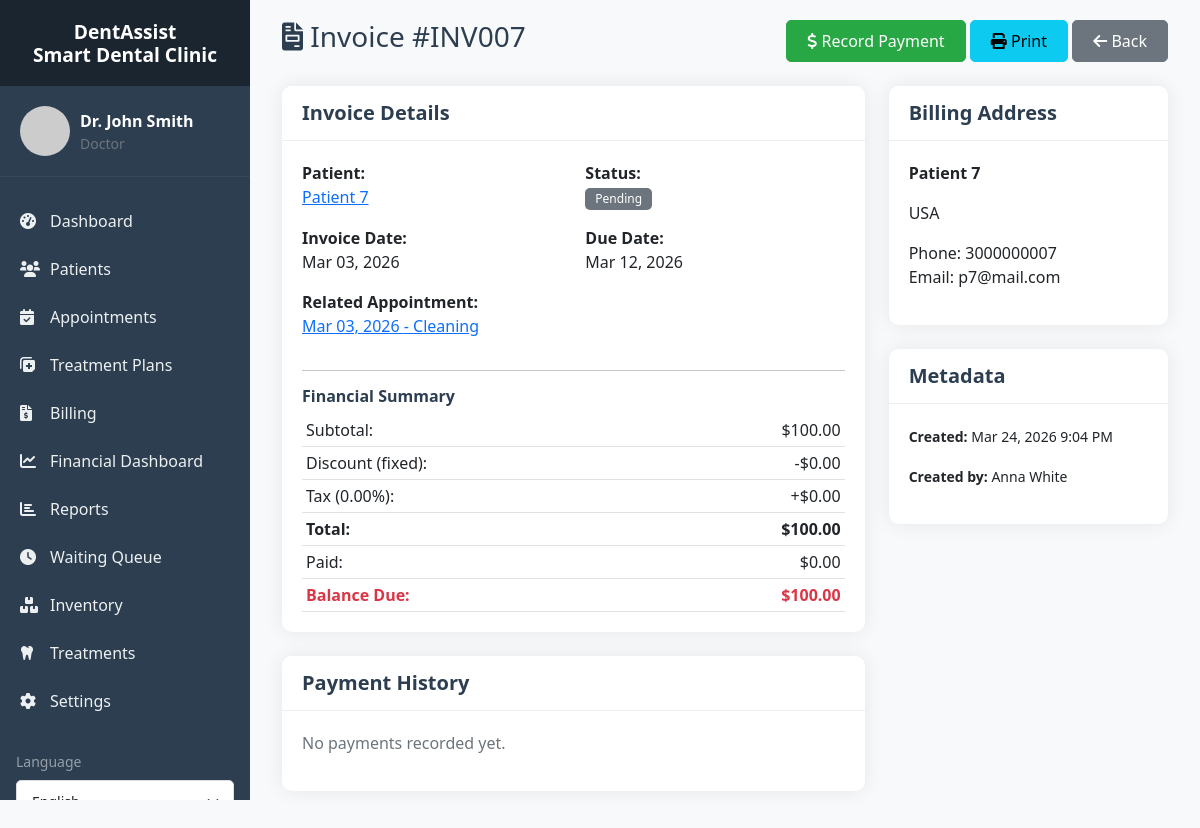
The page /billing/invoice_view.php?id=7 (signed in) on the database its author committed.
### tables this page shows
CREATE TABLE `invoices` (
  `id` int(11) NOT NULL,
  `invoice_number` varchar(50) NOT NULL,
  `patient_id` int(11) NOT NULL,
  `appointment_id` int(11) DEFAULT NULL,
  `invoice_date` date NOT NULL,
  `due_date` date NOT NULL,
  `subtotal` decimal(10,2) NOT NULL,
  `discount_type` enum('percentage','fixed') DEFAULT 'fixed',
  `discount_value` decimal(10,2) DEFAULT 0.00,
  `discount_amount` decimal(10,2) GENERATED ALWAYS AS (case when `discount_type` = 'percentage' then `subtotal` * `discount_value` / 100 else `discount_value` end) VIRTUAL,
  `tax_rate` decimal(5,2) DEFAULT 0.00,
  `tax_amount` decimal(10,2) GENERATED ALWAYS AS ((`subtotal` - `discount_amount`) * `tax_rate` / 100) VIRTUAL,
  `total_amount` decimal(10,2) GENERATED ALWAYS AS (`subtotal` - `discount_amount` + `tax_amount`) VIRTUAL,
  `paid_amount` decimal(10,2) DEFAULT 0.00,
  `balance_due` decimal(10,2) GENERATED ALWAYS AS (`total_amount` - `paid_amount`) VIRTUAL,
  `insurance_type` varchar(50) DEFAULT NULL,
  `insurance_claim_id` varchar(100) DEFAULT NULL,
  `insurance_coverage` decimal(10,2) DEFAULT 0.00,
  `insurance_status` enum('pending','approved','denied','paid') DEFAULT 'pending',
  `payment_status` enum('paid','partial','pending','overdue','cancelled') DEFAULT 'pending',
  `payment_method` enum('cash','card','insurance','online','check') DEFAULT NULL,
  `notes` text DEFAULT NULL,
  `created_at` timestamp NOT NULL DEFAULT current_timestamp(),
  `created_by` int(11) DEFAULT NULL,
  `paid_at` timestamp NULL DEFAULT NULL
);

CREATE TABLE `patients` (
  `id` int(11) NOT NULL,
  `user_id` int(11) DEFAULT NULL,
  `full_name` varchar(100) NOT NULL,
  `date_of_birth` date DEFAULT NULL,
  `gender` enum('male','female','other') DEFAULT NULL,
  `phone` varchar(20) DEFAULT NULL,
  `email` varchar(100) DEFAULT NULL,
  `emergency_contact_name` varchar(100) DEFAULT NULL,
  `emergency_contact_phone` varchar(20) DEFAULT NULL,
  `emergency_contact_relation` varchar(50) DEFAULT NULL,
  `insurance_provider` varchar(100) DEFAULT NULL,
  `insurance_id` varchar(50) DEFAULT NULL,
  `insurance_type` enum('Private','Social Security','Medicaid','None') DEFAULT 'None',
  `insurance_coverage` int(11) DEFAULT 0,
  `medical_history` text DEFAULT NULL,
  `allergies` text DEFAULT NULL,
  `current_medications` text DEFAULT NULL,
  `past_surgeries` text DEFAULT NULL,
  `chronic_conditions` text DEFAULT NULL,
  `dental_history` text DEFAULT NULL,
  `previous_dentist` varchar(100) DEFAULT NULL,
  `last_visit_date` date DEFAULT NULL,
  `address_line1` varchar(255) DEFAULT NULL,
  `address_line2` varchar(255) DEFAULT NULL,
  `address` varchar(500) DEFAULT NULL,
  `city` varchar(100) DEFAULT NULL,
  `state` varchar(50) DEFAULT NULL,
  `postal_code` varchar(20) DEFAULT NULL,
  `country` varchar(50) DEFAULT 'USA',
  `points` int(11) DEFAULT 0,
  `subscription_type` enum('none','basic','premium','family') DEFAULT 'none',
  `subscription_start_date` date DEFAULT NULL,
  `subscription_end_date` date DEFAULT NULL,
  `referral_code` varchar(20) DEFAULT NULL,
  `referred_by` int(11) DEFAULT NULL,
  `created_at` timestamp NOT NULL DEFAULT current_timestamp(),
  `updated_at` timestamp NOT NULL DEFAULT current_timestamp() ON UPDATE current_timestamp(),
  `created_by` int(11) DEFAULT NULL,
  `subscription_status` enum('none','pending','active','expired') DEFAULT 'none'
);

CREATE TABLE `appointments` (
  `id` int(11) NOT NULL,
  `patient_id` int(11) NOT NULL,
  `doctor_id` int(11) NOT NULL,
  `appointment_date` date NOT NULL,
  `appointment_time` time NOT NULL,
  `duration` int(11) DEFAULT 30,
  `end_time` time GENERATED ALWAYS AS (addtime(`appointment_time`,sec_to_time(`duration` * 60))) VIRTUAL,
  `treatment_type` varchar(100) NOT NULL,
  `description` text DEFAULT NULL,
  `chair_number` int(11) DEFAULT NULL,
  `status` enum('scheduled','checked-in','in-treatment','completed','cancelled','no-show','follow-up') DEFAULT 'scheduled',
  `cancellation_reason` text DEFAULT NULL,
  `notes` text DEFAULT NULL,
  `reminder_sent_48h` tinyint(1) DEFAULT 0,
  `reminder_sent_24h` tinyint(1) DEFAULT 0,
  `reminder_sent_at` timestamp NULL DEFAULT NULL,
  `invoice_id` int(11) DEFAULT NULL,
  `created_at` timestamp NOT NULL DEFAULT current_timestamp(),
  `updated_at` timestamp NOT NULL DEFAULT current_timestamp() ON UPDATE current_timestamp(),
  `created_by` int(11) DEFAULT NULL
);

CREATE TABLE `users` (
  `id` int(11) NOT NULL,
  `username` varchar(191) NOT NULL,
  `email` varchar(191) NOT NULL,
  `password_hash` varchar(255) NOT NULL,
  `full_name` varchar(100) NOT NULL,
  `role` enum('doctor','assistant','patient') NOT NULL,
  `is_admin` tinyint(1) NOT NULL DEFAULT 0,
  `phone` varchar(20) DEFAULT NULL,
  `profile_image` varchar(255) DEFAULT NULL,
  `created_at` timestamp NOT NULL DEFAULT current_timestamp(),
  `updated_at` timestamp NOT NULL DEFAULT current_timestamp() ON UPDATE current_timestamp(),
  `is_active` tinyint(1) DEFAULT 1,
  `last_login` timestamp NULL DEFAULT NULL
);

### includes/db.php (called while the page is built, shortened)
<?php
class Database {
    private $host = DB_HOST;
    private $user = DB_USER;
    private $pass = DB_PASS;
    private $dbname = DB_NAME;
    private $conn;
    private static $instance = null;
    private function __construct() {
        try {
            $this->conn = new mysqli($this->host, $this->user, $this->pass, $this->dbname);
            $this->conn->set_charset("utf8mb4");
        } catch (Exception $e) {
            die("Database connection error: " . $e->getMessage());
        }
    }
    public static function getInstance() {
        if (self::$instance == null) {
            self::$instance = new Database();
        }
        return self::$instance;
    }
    public function query($sql, $params = [], $types = "") {
        $stmt = $this->conn->prepare($sql);
        if (!empty($params)) {
            if (empty($types)) {
                $types = $this->determineTypes($params);
            }
            $stmt->bind_param($types, ...$params);
        }
        $stmt->execute();
        return $stmt;
    }
    private function determineTypes($params) {
        $types = '';
        foreach ($params as $param) {
            if (is_int($param)) {
                $types .= 'i';
            } elseif (is_float($param)) {
                $types .= 'd';
            } elseif (is_string($param)) {
                $types .= 's';
            } else {
                $types .= 'b';
            }
        }
        return $types;
    }
    public function fetchOne($sql, $params = [], $types = "") {
        $stmt = $this->query($sql, $params, $types);
        $result = $stmt->get_result();
        if ($result && $result->num_rows > 0) {
            return $result->fetch_assoc();
        }
        return null;
    }
}
?>

### includes/functions.php (called while the page is built, shortened)
<?php
require_once 'db.php';
function formatDate($date, $format = 'M d, Y')
{
    $s = trim((string) $date);
    try {
        $dateObj = new DateTime($date);
        $y = (int) $dateObj->format('Y');
        return $dateObj->format($format);
    } catch (Exception $e) {
        return 'Not set';
    }
}
function formatCurrency($amount)
{
    return '$' . number_format($amount, 2);
}

### billing/invoice_view.php (the view, shortened to what this page needs)
<?php
require_once '../includes/db.php';
require_once '../includes/functions.php';
$db = Database::getInstance();
$invoiceId = $_GET['id'] ?? 0;
$invoice = $db->fetchOne(
    "SELECT i.*, p.full_name as patient_name, p.phone, p.email, p.address, p.country,
            a.appointment_date, a.treatment_type,
            u.full_name as created_by_name
     FROM invoices i
     JOIN patients p ON i.patient_id = p.id
     LEFT JOIN appointments a ON i.appointment_id = a.id
     LEFT JOIN users u ON i.created_by = u.id
     WHERE i.id = ?",
    [$invoiceId],
    "i"
);
$payments = $db->fetchAll(
    "SELECT * FROM payments WHERE invoice_id = ? ORDER BY payment_date",
    [$invoiceId],
    "i"
);
include '../layouts/header.php';
?>
<div class="container-fluid">
    <div class="d-flex justify-content-between align-items-center mb-4">
        <h1 class="h3">
            <i class="fas fa-file-invoice"></i> Invoice #<?php echo $invoice['invoice_number']; ?>
        </h1>
        <div>
            <button class="btn btn-success" onclick="recordPayment()">
                <i class="fas fa-dollar-sign"></i> Record Payment
            </button>
            <button class="btn btn-info" onclick="printInvoice()">
                <i class="fas fa-print"></i> Print
            </button>
            <a href="invoices.php" class="btn btn-secondary">
                <i class="fas fa-arrow-left"></i> Back
            </a>
        </div>
    </div>
    <div class="row">
        <div class="col-md-8">
            <div class="card mb-4">
                <div class="card-header">
                    <h5 class="card-title mb-0">Invoice Details</h5>
                </div>
                <div class="card-body">
                    <div class="row">
                        <div class="col-md-6 mb-3">
                            <label class="fw-bold">Patient:</label>
                            <p class="mb-0">
                                <a href="../patients/view.php?id=<?php echo $invoice['patient_id']; ?>">
                                    <?php echo htmlspecialchars($invoice['patient_name']); ?>
                                </a>
                            </p>
                        </div>
                        <div class="col-md-6 mb-3">
                            <label class="fw-bold">Status:</label>
                            <p class="mb-0">
                                <?php
                                $statusColors = [
                                    'paid' => 'success',
                                    'partial' => 'warning',
                                    'pending' => 'secondary',
                                    'overdue' => 'danger',
                                    'cancelled' => 'dark'
                                ];
                                $color = $statusColors[$invoice['payment_status']] ?? 'secondary';
                                ?>
                                <span class="badge bg-<?php echo $color; ?>"><?php echo ucfirst($invoice['payment_status']); ?></span>
                            </p>
                        </div>
                        <div class="col-md-6 mb-3">
                            <label class="fw-bold">Invoice Date:</label>
                            <p class="mb-0"><?php echo formatDate($invoice['invoice_date']); ?></p>
                        </div>
                        <div class="col-md-6 mb-3">
                            <label class="fw-bold">Due Date:</label>
                            <p class="mb-0"><?php echo formatDate($invoice['due_date']); ?></p>
                        </div>
                        <?php if ($invoice['appointment_id']): ?>
                        <div class="col-12 mb-3">
                            <label class="fw-bold">Related Appointment:</label>
                            <p class="mb-0">
                                <a href="../appointments/view.php?id=<?php echo $invoice['appointment_id']; ?>">
                                    <?php echo formatDate($invoice['appointment_date']); ?> - <?php echo $invoice['treatment_type']; ?>
                                </a>
                            </p>
                        </div>
                        <?php endif; ?>
                    </div>
                    <hr>
                    <h6>Financial Summary</h6>
                    <table class="table table-sm">
                        <tr>
                            <td>Subtotal:</td>
                            <td class="text-end"><?php echo formatCurrency($invoice['subtotal']); ?></td>
                        </tr>
                        <tr>
                            <td>Discount (<?php echo $invoice['discount_type'] == 'percentage' ? $invoice['discount_value'] . '%' : 'fixed'; ?>):</td>
                            <td class="text-end">-<?php echo formatCurrency($invoice['discount_amount']); ?></td>
                        </tr>
                        <tr>
                            <td>Tax (<?php echo $invoice['tax_rate']; ?>%):</td>
                            <td class="text-end">+<?php echo formatCurrency($invoice['tax_amount']); ?></td>
                        </tr>
                        <tr class="fw-bold">
                            <td>Total:</td>
                            <td class="text-end"><?php echo formatCurrency($invoice['total_amount']); ?></td>
                        </tr>
                        <tr>
                            <td>Paid:</td>
                            <td class="text-end"><?php echo formatCurrency($invoice['paid_amount']); ?></td>
                        </tr>
                        <tr class="fw-bold <?php echo $invoice['balance_due'] > 0 ? 'text-danger' : 'text-success'; ?>">
                            <td>Balance Due:</td>
                            <td class="text-end"><?php echo formatCurrency($invoice['balance_due']); ?></td>
                        </tr>
                    </table>
                </div>
            </div>
            <div class="card">
                <div class="card-header">
                    <h5 class="card-title mb-0">Payment History</h5>
                </div>
                <div class="card-body">
                    <?php if (empty($payments)): ?>
                        <p class="text-muted">No payments recorded yet.</p>
                    <?php endif; ?>
                </div>
            </div>
        </div>
        <div class="col-md-4">
            <div class="card mb-4">
                <div class="card-header">
                    <h5 class="card-title mb-0">Billing Address</h5>
                </div>
                <div class="card-body">
                    <p><strong><?php echo htmlspecialchars($invoice['patient_name']); ?></strong></p>
                    <p>
                        <?php
                        $addr = trim((string) ($invoice['address'] ?? ''));
                        $country = trim((string) ($invoice['country'] ?? 'LB'));
                        $parts = array_filter([$addr, $country]);
                        echo htmlspecialchars(implode(', ', $parts) ?: 'LB');
                        ?>
                    </p>
                    <p>Phone: <?php echo $invoice['phone']; ?><br>
                       Email: <?php echo $invoice['email']; ?></p>
                </div>
            </div>
            <div class="card">
                <div class="card-header">
                    <h5 class="card-title mb-0">Metadata</h5>
                </div>
                <div class="card-body">
                    <p><small><strong>Created:</strong> <?php echo formatDate($invoice['created_at'], 'M d, Y g:i A'); ?></small></p>
                    <p><small><strong>Created by:</strong> <?php echo $invoice['created_by_name']; ?></small></p>
                </div>
            </div>
        </div>
    </div>
</div>
<?php include '../layouts/footer.php'; ?>

### assets/css/style.css (style rules this page uses)
:root { --primary-color: #3498db; --secondary-color: #2c3e50; --success-color: #28a745; --danger-color: #dc3545; --warning-color: #ffc107; --info-color: #17a2b8; --light-color: #f8f9fa; --dark-color: #343a40; }
body { font-family: 'Segoe UI', Tahoma, Geneva, Verdana, sans-serif; background-color: #f8f9fa; margin: 0; padding: 0; }
h1, h2, h3, h4, h5, h6 { color: var(--secondary-color); font-weight: 600; }
.card { border: none; border-radius: 10px; box-shadow: 0 0 20px rgba(0,0,0,0.08); margin-bottom: 20px; }
.card-header { background-color: white; border-bottom: 1px solid #eee; padding: 15px 20px; border-radius: 10px 10px 0 0 !important; }
.card-header h5 { margin: 0; color: var(--secondary-color); }
.card-body { padding: 20px; }
.table { margin-bottom: 0; }
.btn { border-radius: 5px; padding: 8px 20px; font-weight: 500; transition: all 0.3s; }
.btn-success { background-color: var(--success-color); border-color: var(--success-color); }
.badge { padding: 5px 10px; border-radius: 5px; font-weight: 500; }

### rows shown on the page
invoices: invoice_number "INV007", patient.full_name "Patient 7", payment_status "Pending", invoice_date "Mar 03, 2026", due_date "Mar 12, 2026", appointment.appointment_date "Mar 03, 2026", appointment.treatment_type "Cleaning", subtotal "$100.00", discount_amount "$0.00", tax_rate "0.00", tax_amount "$0.00", total_amount "$100.00", paid_amount "$0.00", balance_due "$100.00", patient.country "USA", patient.phone "3000000007", patient.email "p7@mail.com", created_at "Mar 24, 2026 9:04 PM", created_by.full_name "Anna White"

### other values the page prints
SITE_NAME "DentAssist Smart Dental Clinic"
$_SESSION['full_name'] "Dr. John Smith"
$role "Doctor"
__('dashboard', 'Dashboard') "Dashboard"
__('patients', 'Patients') "Patients"
__('appointments', 'Appointments') "Appointments"
__('treatment_plans', 'Treatment Plans') "Treatment Plans"
__('billing', 'Billing') "Billing"
__('financial_dashboard', 'Financial Dashboard') "Financial Dashboard"
__('reports', 'Reports') "Reports"
__('queue', 'Waiting Queue') "Waiting Queue"
__('inventory', 'Inventory') "Inventory"
__('treatments', 'Treatments') "Treatments"
__('settings', 'Settings') "Settings"
__('language', 'Language') "Language"
